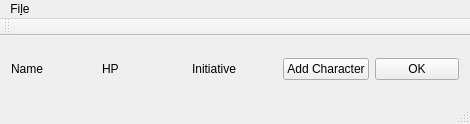
<?xml version="1.0" encoding="UTF-8"?>
<ui version="4.0">
 <class>initTracker</class>
 <widget class="QMainWindow" name="initTracker">
  <property name="geometry">
   <rect>
    <x>0</x>
    <y>0</y>
    <width>470</width>
    <height>124</height>
   </rect>
  </property>
  <property name="sizePolicy">
   <sizepolicy hsizetype="Minimum" vsizetype="Minimum">
    <horstretch>0</horstretch>
    <verstretch>0</verstretch>
   </sizepolicy>
  </property>
  <property name="windowTitle">
   <string>initTracker</string>
  </property>
  <widget class="QWidget" name="centralWidget">
   <layout class="QGridLayout" name="gridLayout">
    <item row="1" column="0">
     <widget class="QLabel" name="nameLabel">
      <property name="text">
       <string>Name</string>
      </property>
     </widget>
    </item>
    <item row="1" column="1">
     <widget class="QLabel" name="hpLabel">
      <property name="text">
       <string>HP</string>
      </property>
     </widget>
    </item>
    <item row="1" column="2">
     <widget class="QLabel" name="initLabel">
      <property name="text">
       <string>Initiative</string>
      </property>
     </widget>
    </item>
    <item row="1" column="3">
     <widget class="QPushButton" name="addButton">
      <property name="text">
       <string>Add Character</string>
      </property>
     </widget>
    </item>
    <item row="1" column="4">
     <widget class="QPushButton" name="okButton">
      <property name="text">
       <string>OK</string>
      </property>
     </widget>
    </item>
   </layout>
  </widget>
  <widget class="QMenuBar" name="menuBar">
   <property name="geometry">
    <rect>
     <x>0</x>
     <y>0</y>
     <width>470</width>
     <height>26</height>
    </rect>
   </property>
   <widget class="QMenu" name="menuFile">
    <property name="title">
     <string>Fi&amp;le</string>
    </property>
    <addaction name="actionClear"/>
    <addaction name="actionExit"/>
   </widget>
   <addaction name="menuFile"/>
  </widget>
  <widget class="QToolBar" name="mainToolBar">
   <attribute name="toolBarArea">
    <enum>TopToolBarArea</enum>
   </attribute>
   <attribute name="toolBarBreak">
    <bool>false</bool>
   </attribute>
  </widget>
  <widget class="QStatusBar" name="statusBar"/>
  <action name="actionClear">
   <property name="text">
    <string>Clear</string>
   </property>
  </action>
  <action name="actionExit">
   <property name="text">
    <string>Exit</string>
   </property>
  </action>
 </widget>
 <layoutdefault spacing="6" margin="11"/>
 <resources/>
 <connections/>
</ui>
